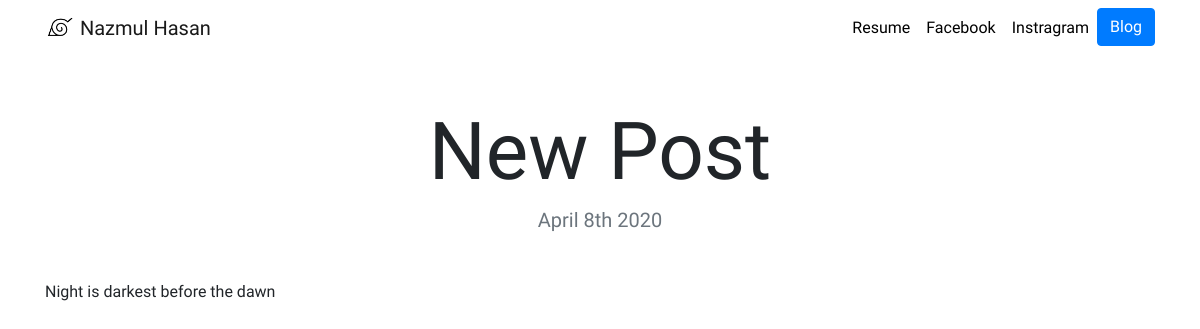
Before: /blog/4 with the older database file.
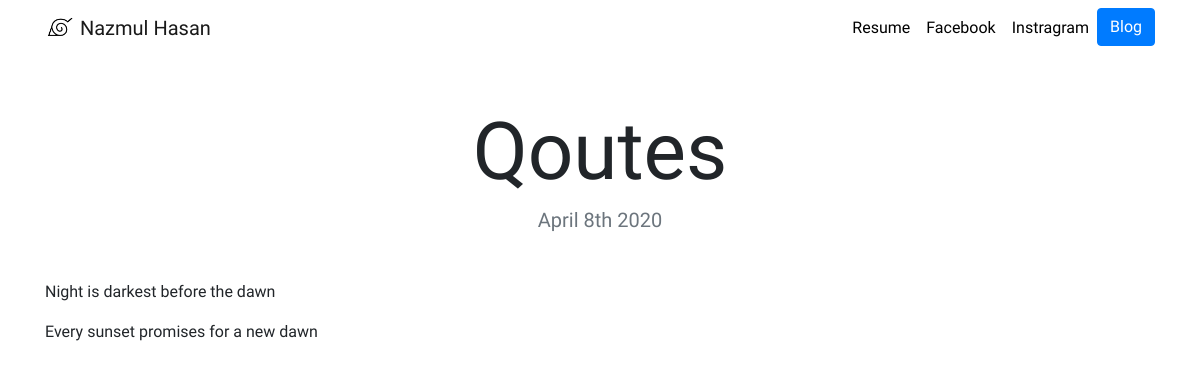
After: the same page with the newer database file.
### blog/models.py (models this page shows, shortened)
class Blog(models.Model):
    title = models.CharField(max_length=100)
    description = models.TextField()
    date = models.DateField()

### blog/views.py (the view)
# urls.py: path('<int:blog_id>', views.detail,name = 'detail'),
def detail(request,blog_id):
    blog = get_object_or_404(Blog,pk=blog_id)
    return render(request,'blog/bblog.html',{'blog':blog})

### blog/templates/blog/bblog.html
{% extends "portfolio/base.html" %}
{% load static %}
{% block content %}
<h1 class="text-center mt-5" id="blogdetailtitle">{{ blog.title }}</h1>
<h5 class="text-center text-muted mb-5">{{ blog.date|date:'F jS Y' }}</h5>
{{ blog.description|safe }}
{% endblock %}

Changed rows visible on the page:
changed Blog: title "New Post" → "Qoutes"; description "Night is darkest before the dawn" → "Night is darkest before the dawn Every sunset promises for a new dawn"
